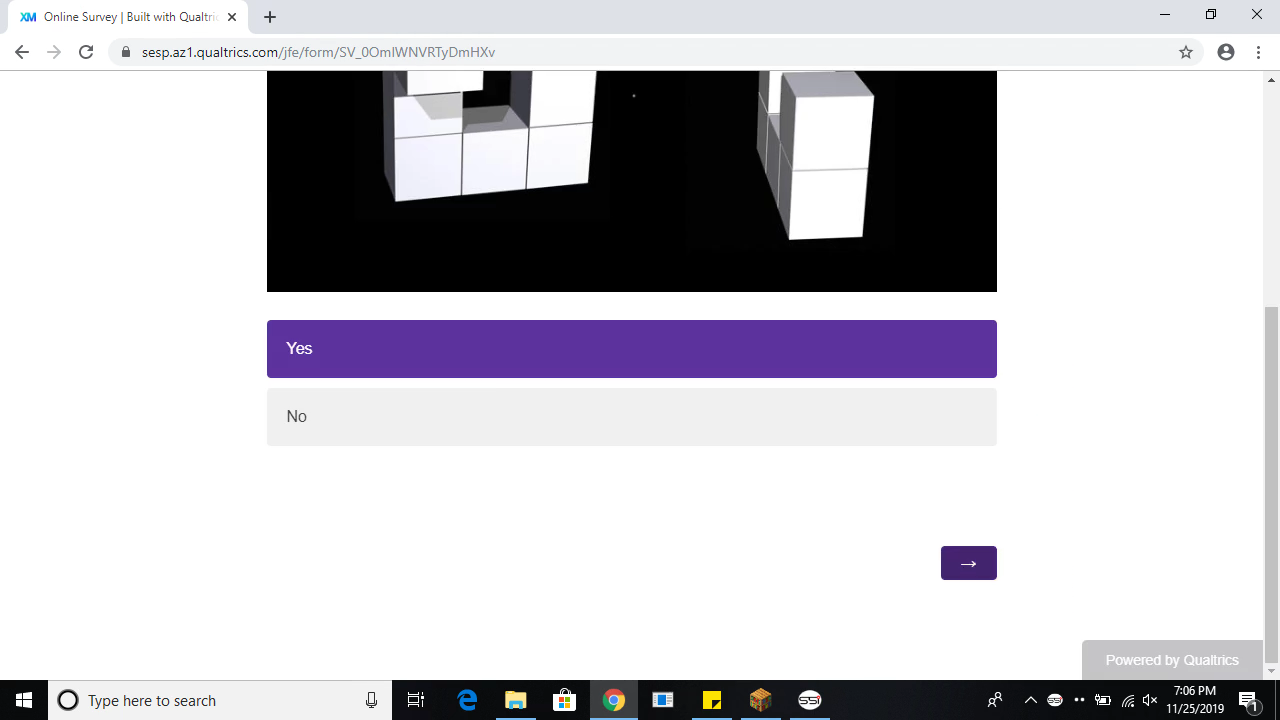
#> input picture top.png, 1280 x 720 px
$ python testCornerDetection.py
#> lines starting #> are read from the running program, lines starting #| are printed output that depends on the picture; after the words box and inside, x2 and y2 are one past the last pixel; in counts of white or black regions, pixels touching at a corner belong together
### cornerDetector.py
import cv2
import numpy as np
from matplotlib import pyplot as plt


def corner_detector(filename, draw=True, array=None, count=0):

#> called with filename = 'top.png', draw = False, count = 0
    if array is None:
        # Reading image
        img2 = cv2.imread(filename, cv2.IMREAD_COLOR)
#> img2 is the input picture: shape (720, 1280, 3); mean B, G, R 202.9, 197.4, 199.1

        # Reading same image in another variable and
        # converting to gray scale.
        img = cv2.imread(filename, cv2.IMREAD_GRAYSCALE)
#> img: shape (720, 1280); min 0, max 255, mean 198.4
    else:
        img2 = array

        img = cv2.cvtColor(img2, cv2.COLOR_RGB2GRAY)

    # Converting image to a binary image
    # (black and white only image).
    _, threshold = cv2.threshold(img, 110, 255,
                                 cv2.THRESH_BINARY)
#> threshold: shape (720, 1280); 77.6% white; 158 black regions (127 under 20 px), largest, box (x1, y1, x2, y2) and area: (267, 71, 997, 292) 123893, (267, 320, 997, 378) 42144, (392, 680, 1280, 720) 31637

    # Cut top and bottom
    threshold[677:720, 0:1280] = 0
    threshold[0:73, 0:1280] = 0
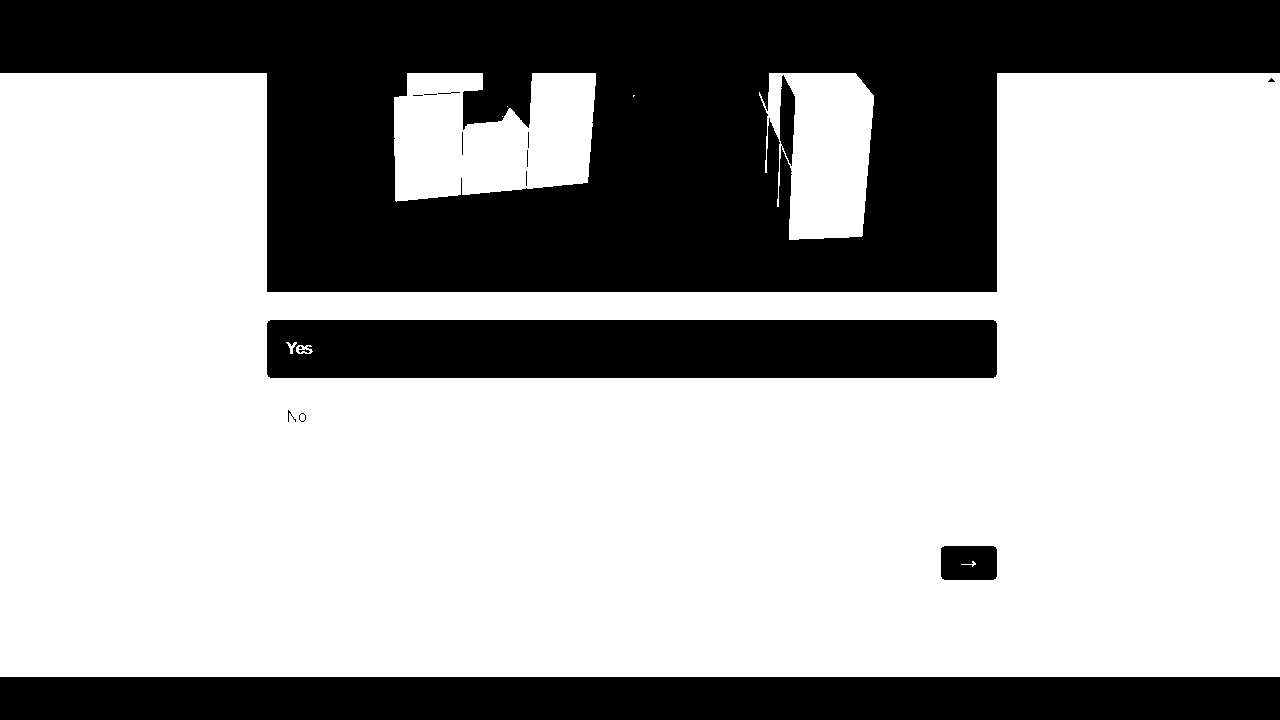
#> threshold: shape (720, 1280); 65.4% white; 16 black regions (7 under 20 px)

    # [7 lines of commented-out code are left out]
    contours, _ = cv2.findContours(threshold, cv2.RETR_TREE,
                                   cv2.CHAIN_APPROX_SIMPLE)
#> contours = 36 contours, 18 with area under 20; largest, box (x1, y1, x2, y2) and area: (0, 73, 1280, 677) 611149, (266, 319, 998, 379) 43103, (394, 73, 596, 202) 19991, (759, 73, 874, 240) 14190, (940, 545, 998, 581) 1970

    targets = []
    case = ""

    # Searching through every region selected to
    # find the required polygon.
    for cnt in contours:
        area = cv2.contourArea(cnt)

        # Shortlisting the regions based on there area.
        if area > (44000 + 40 * 1280) and area < 1280 * 593:
            approx = cv2.approxPolyDP(cnt,
                                      0.009 * cv2.arcLength(cnt, True), True)

            # Approx is the coordinates of the corners.

            # Checking if the no. of sides of the selected region is 4.
            if len(approx) == 4:
                targets = approx
                case = "middle"
            elif len(approx) == 8:
                temp = []
                for i in approx:
                    temp.append(i[0][0])
                temp = np.argsort(temp)
                temp = np.delete(temp, [0, 1, 6, 7])
                approx = approx[temp]

                #
                for i in approx:
                    if i[0][1] == 73:
                        case = "top"
                        break
                    else:
                        case = "bottom"
                targets = approx

            # Checking if image wants to be drawn
            if draw and (len(approx) == 4 or len(approx) == 8):
                cv2.drawContours(img2, [approx], 0, (0, 0, 255), 5)
                for i in approx:
                    cv2.circle(img2, (i[0][0], i[0][1]), 3, 255, -1)
#> this loop made 36 passes
#> (area, temp, targets) on pass 15: (611149, [7, 6, 5, 4], [[266, 73], [267, 292], [996, 292], [997, 73]])
#> area on passes 4 to 9: 14189.5, 1049, 19991, 30, 34, 32

    # Showing the image along with outlined box.
    img2 = cv2.resize(img2, (800, 450))
#> img2: shape (450, 800, 3)
    cv2.imshow('Frame', img2)
    if cv2.waitKey(0) & 0xFF == ord('q'):
#> (key q is pressed here)
        cv2.destroyAllWindows()

    return targets, case

### testCornerDetection.py
import cornerDetector
from moviepy.editor import *
import cv2
import matplotlib.pyplot as plt

# [8 lines of commented-out code are left out]
corner1, case1 = cornerDetector.corner_detector("top.png", False)
#> corner1 = [[266, 73], [267, 292], [996, 292], [997, 73]]; case1 = 'top'

# Read image
img2 = cv2.imread("top.png", cv2.IMREAD_COLOR)

# Draw the corners
cv2.drawContours(img2, [corner1], 0, (0, 0, 255), 5)
#> img2: shape (720, 1280, 3)
for i in corner1:
    cv2.circle(img2, (i[0][0], i[0][1]), 3, 255, -1)
#> this loop made 4 passes
#> img2: shape (720, 1280, 3); mean B, G, R 201.2, 195.7, 201

# Show the image
plt.imshow(img2)
plt.show()

# Check if returns right case
assert case1 == "top"


# Test Case 2: All of the image is in it.
corner2, case2 = cornerDetector.corner_detector("middle.png", False)
#> call 2 of corner_detector, with filename = 'middle.png', draw = False, count = 0
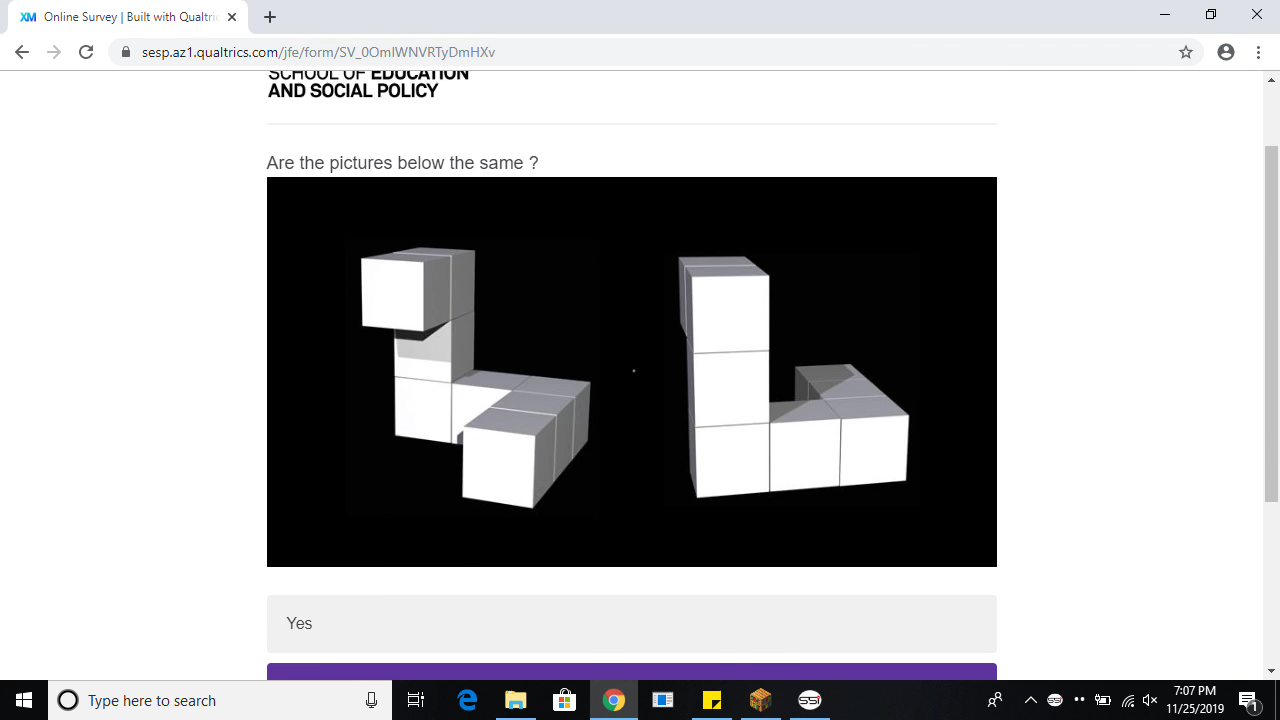
#> input picture middle.png, 1280 x 720 px
#> in corner_detector, img2 is the input picture: shape (720, 1280, 3); mean B, G, R 177.2, 175.3, 175.6
#> in corner_detector (call 2), `_, threshold = cv2.threshold(img, 110, 255, cv2.THRESH_BINARY)`: threshold: shape (720, 1280); 70.2% white; 271 black regions (213 under 20 px), largest, box (x1, y1, x2, y2) and area: (267, 177, 997, 567) 225184, (267, 663, 1280, 720) 44043, (0, 680, 48, 720) 1721
#> in corner_detector (call 2), `threshold[0:73, 0:1280] = 0`: threshold: shape (720, 1280); 58.1% white; 115 black regions (93 under 20 px)
#> in corner_detector (call 2), `contours, _ = cv2.findContours(threshold, cv2.RETR_TREE, cv2.CHAIN_APP..`: contours = 293 contours, 242 with area under 20; largest, box (x1, y1, x2, y2) and area: (0, 73, 1280, 677) 760281, (266, 176, 998, 568) 285819, (679, 257, 909, 498) 30329, (361, 248, 590, 508) 27975, (388, 82, 401, 98) 148
#> the loop in corner_detector (call 2), `for cnt in contours:` made 293 passes
#> (area, targets) on pass 32: (285819, [[266, 177], [996, 176], [997, 566], [267, 567]])
#> area on passes 7, 9, 10, 18: 20, 760281, 23, 22.5
#> (key Esc is pressed here)
#> corner2 = [[266, 177], [996, 176], [997, 566], [267, 567]]; case2 = 'middle'

# Read image
img2 = cv2.imread("middle.png", cv2.IMREAD_COLOR)

# Draw the corners
cv2.drawContours(img2, [corner2], 0, (0, 0, 255), 5)
#> img2: shape (720, 1280, 3)
for i in corner2:
    cv2.circle(img2, (i[0][0], i[0][1]), 3, 255, -1)
#> this loop made 4 passes
#> img2: shape (720, 1280, 3); mean B, G, R 175.1, 173.2, 177.7

# Show the image
plt.imshow(img2)
plt.show()

# Check if returns right case
assert case2 == "middle"


# Test Case 3: Bottom part of target image is cut off.
corner3, case3 = cornerDetector.corner_detector("bottom.png", False)
#> call 3 of corner_detector, with filename = 'bottom.png', draw = False, count = 0
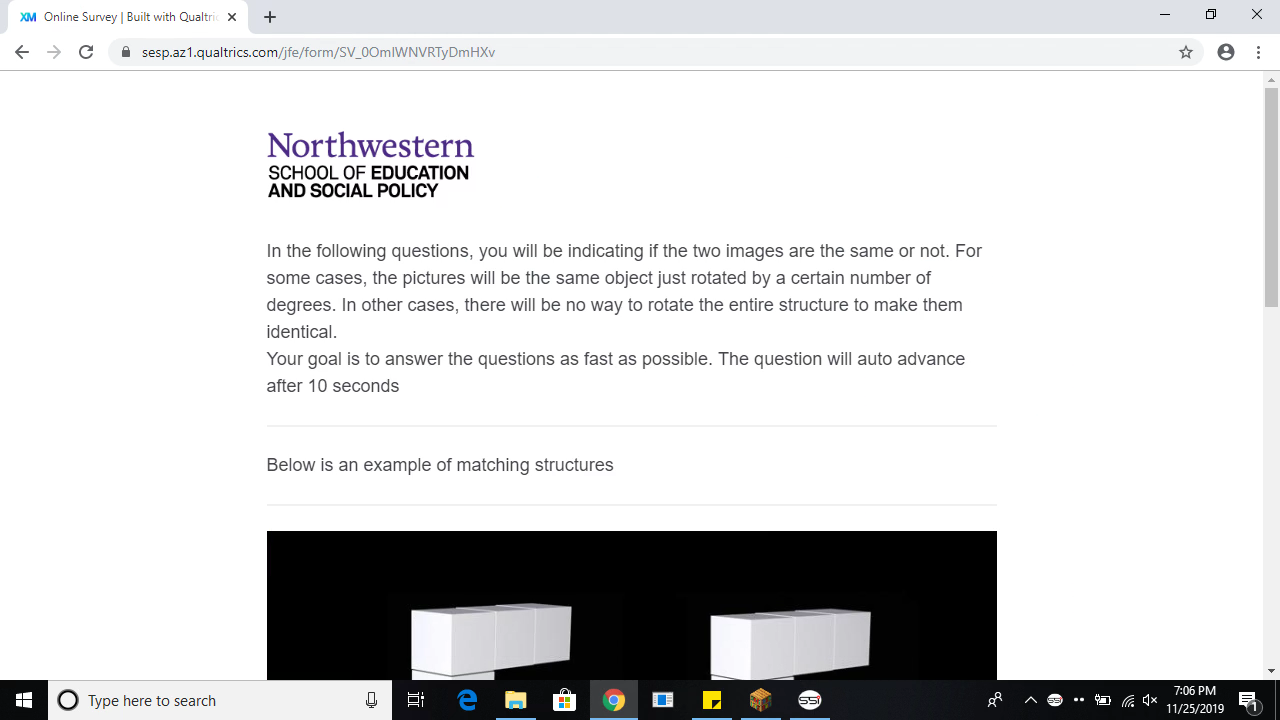
#> input picture bottom.png, 1280 x 720 px
#> in corner_detector, img2 is the input picture: shape (720, 1280, 3); mean B, G, R 215.5, 214.9, 214.7
#> in corner_detector (call 3), `_, threshold = cv2.threshold(img, 110, 255, cv2.THRESH_BINARY)`: threshold: shape (720, 1280); 85.5% white; 842 black regions (664 under 20 px), largest, box (x1, y1, x2, y2) and area: (267, 531, 1280, 720) 119857, (0, 680, 48, 720) 1721, (268, 133, 292, 157) 183
#> in corner_detector (call 3), `threshold[0:73, 0:1280] = 0`: threshold: shape (720, 1280); 73.4% white; 698 black regions (540 under 20 px)
#> in corner_detector (call 3), `contours, _ = cv2.findContours(threshold, cv2.RETR_TREE, cv2.CHAIN_APP..`: contours = 1879 contours, 1592 with area under 20; largest, box (x1, y1, x2, y2) and area: (0, 73, 1280, 677) 664512, (411, 604, 571, 677) 10060, (711, 609, 871, 677) 9559, (267, 132, 293, 158) 251, (292, 139, 310, 158) 249
#> the loop in corner_detector (call 3), `for cnt in contours:` made 1879 passes
#> (area, temp, targets) on pass 5: (664512, [2, 3, 4, 5], [[266, 676], [267, 530], [996, 530], [997, 676]])
#> area on passes 1, 2, 6: 9559, 10060, 23
#> corner3 = [[266, 676], [267, 530], [996, 530], [997, 676]]; case3 = 'bottom'

# Read image
img2 = cv2.imread("bottom.png", cv2.IMREAD_COLOR)

# Draw the corners
cv2.drawContours(img2, [corner3], 0, (0, 0, 255), 5)
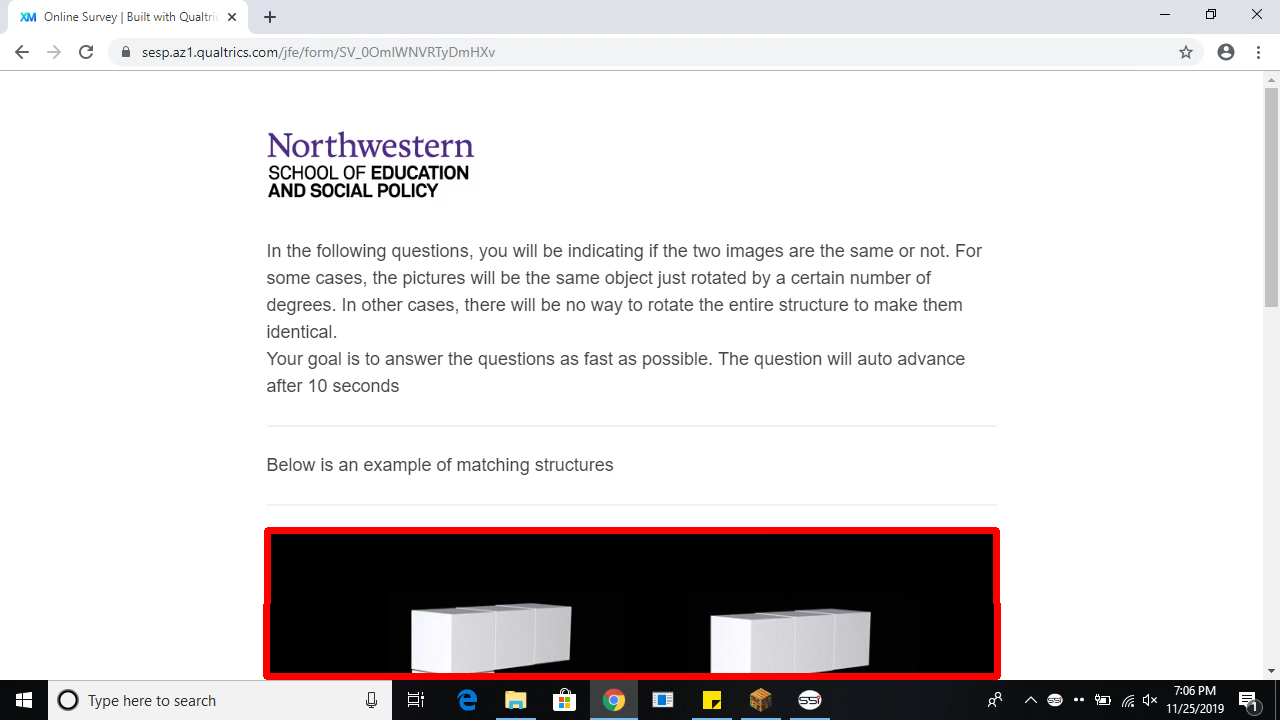
#> img2: shape (720, 1280, 3); 1.33% of pixels changed, all inside (x1, y1, x2, y2) = (263, 527, 1001, 680)
for i in corner3:
    cv2.circle(img2, (i[0][0], i[0][1]), 3, 255, -1)
#> this loop made 4 passes

# Show the image
plt.imshow(img2)
plt.show()

# Check if returns right case
assert case3 == "bottom"
